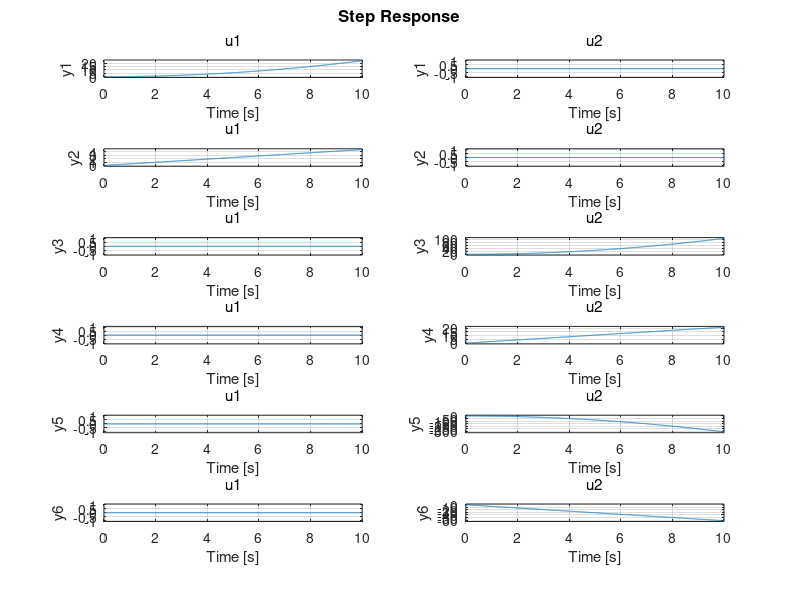

MATLAB code for this plot:
%% Initializing

l0 = 0.22; %default "combined" leg length
l1 = 0.1; % upper leg section length
l2 = 0.2; % lower leg section length
ml = 0.15; %mass leg
mb = 2; %mass of body kg
m = mb + ml;
rb = 0.4; %radius of rxn wheel on body
Ib = 0.5*rb^2*mb; % body inertia
%Il = 1/3.0*0.15*l^2; %inertia of the leg -- neglecting

%% Update Eqs
% th1 = pi/2 - (leg_angle - body_angle) - acos((leg_length^2 + l1^2 - l2^2)/(2*l1*leg_length)) - body_angle;
% th2 = pi/2 - (leg_angle - body_angle) + acos((leg_length^2 + l1^2 - l2^2)/(2*l1*leg_length)) - body_angle;
% beta = th2-th1;
% q1 = pi/2-th2;
% q2 = pi/2-th1;
% foot_x = x + l1*sin(q1) + l2*sdel;
% foot_y = y - l1*cos(q1) - l2*cdel;
% leg_length_new = sqrt( (x - foot_x)^2 + (y - foot_y)^2 );

%% EOMS
% Linearized
A = [0 1 0 0 0 0; 0 0 0 0 0 0; 0 0 0 1 0 0; 0 0 0 0 0 0; 0 0 0 0 0 1; 0 0 0 0 0 0];
B = [0 0; 1/m 0; 0 0; 0 1/(m*l0); 0 0; 0 -1/Ib];
C = eye(6); %able to measure all control vars and derivs
D = zeros(6,2);
sys_ss = ss(A,B,C,D); %can add Ts on end to get discrete
step(sys_ss)

%% TFs
[num, den] = ss2tf(A,B,C,D, 2) % for l -- TF found from iu'th input

